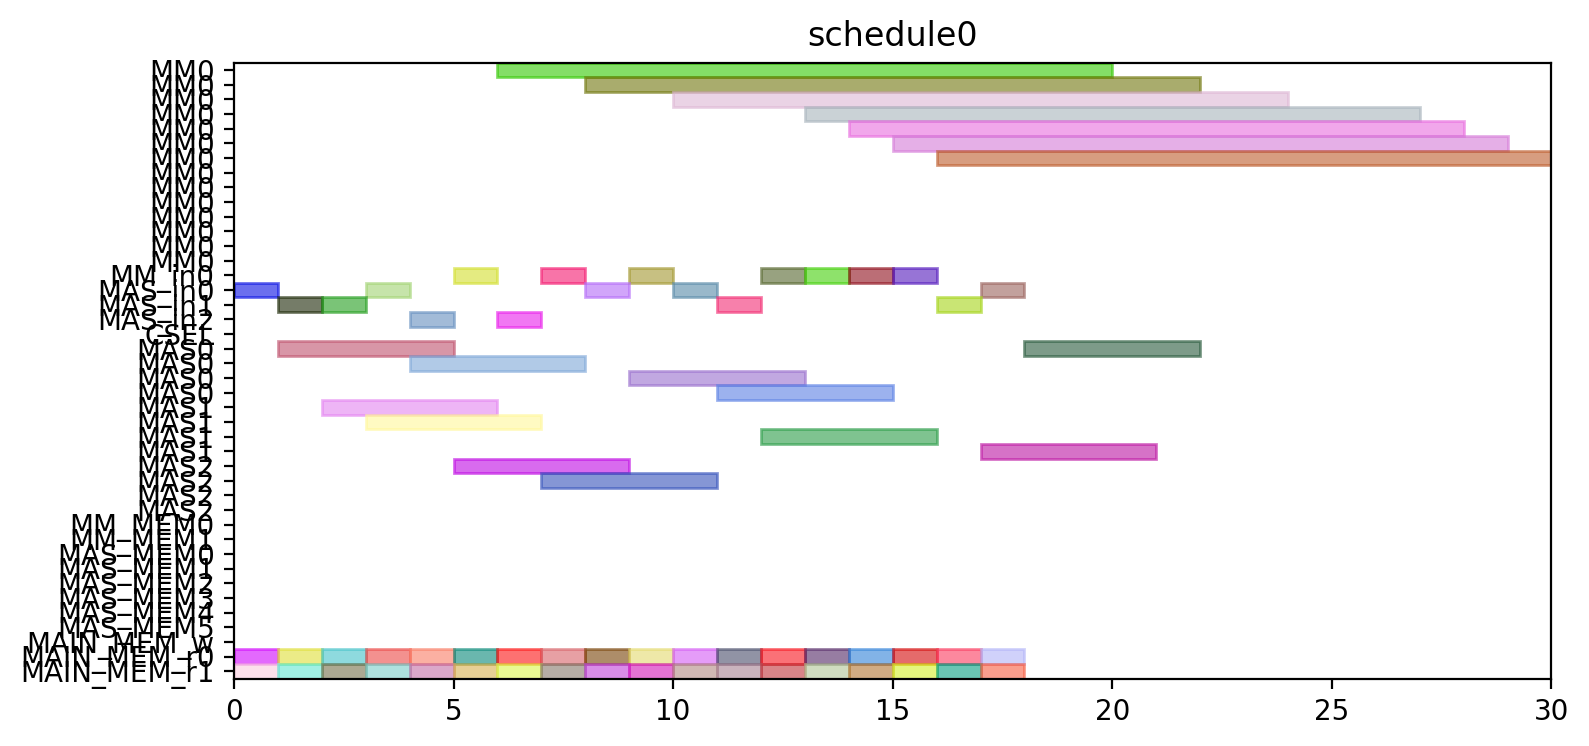

Write Python code to recreate this figure.
from pyschedule import Scenario, solvers, plotters, alt


def solve():
	horizon = 120
	S = Scenario("schedule0", horizon=horizon)

	# resource
	MM = S.Resources('MM', num=1, size=14)
	MM_in = S.Resources('MM_in', num=1)
	MAS_in = S.Resources('MAS_in', num=3)
	CSEL = S.Resource('CSEL')
	MAS = S.Resources('MAS', num=3, size=4, periods=range(1, horizon))
	MM_MEM = S.Resources('MM_MEM', num=2)
	MAS_MEM = S.Resources('MAS_MEM', num=6)
	MAIN_MEM_w = S.Resource('MAIN_MEM_w', size=1)
	MAIN_MEM_r = S.Resources('MAIN_MEM_r', num=2)

	# result of previous scheduling

	# new tasks
	t0_t0 = S.Task('t0_t0', length=4, delay_cost=1)
	t0_t0 += alt(MAS)
	t0_t0_in = S.Task('t0_t0_in', length=1, delay_cost=1)
	t0_t0_in += alt(MAS_in)
	S += t0_t0_in*MAS_in[0]<=t0_t0*MAS[0]

	S += t0_t0_in*MAS_in[1]<=t0_t0*MAS[1]

	S += t0_t0_in*MAS_in[2]<=t0_t0*MAS[2]

	t0_t0_mem0 = S.Task('t0_t0_mem0', length=1, delay_cost=1)
	t0_t0_mem0 += MAIN_MEM_r[0]
	S += t0_t0_mem0 <= t0_t0

	t0_t0_mem1 = S.Task('t0_t0_mem1', length=1, delay_cost=1)
	t0_t0_mem1 += MAIN_MEM_r[1]
	S += t0_t0_mem1 <= t0_t0

	t0_t1 = S.Task('t0_t1', length=4, delay_cost=1)
	t0_t1 += alt(MAS)
	t0_t1_in = S.Task('t0_t1_in', length=1, delay_cost=1)
	t0_t1_in += alt(MAS_in)
	S += t0_t1_in*MAS_in[0]<=t0_t1*MAS[0]

	S += t0_t1_in*MAS_in[1]<=t0_t1*MAS[1]

	S += t0_t1_in*MAS_in[2]<=t0_t1*MAS[2]

	t0_t1_mem0 = S.Task('t0_t1_mem0', length=1, delay_cost=1)
	t0_t1_mem0 += MAIN_MEM_r[0]
	S += t0_t1_mem0 <= t0_t1

	t0_t1_mem1 = S.Task('t0_t1_mem1', length=1, delay_cost=1)
	t0_t1_mem1 += MAIN_MEM_r[1]
	S += t0_t1_mem1 <= t0_t1

	t0_t3 = S.Task('t0_t3', length=14, delay_cost=1)
	t0_t3 += alt(MM)
	t0_t3_in = S.Task('t0_t3_in', length=1, delay_cost=1)
	t0_t3_in += alt(MM_in)
	S += t0_t3_in*MM_in[0]<=t0_t3*MM[0]
	t0_t3_mem0 = S.Task('t0_t3_mem0', length=1, delay_cost=1)
	t0_t3_mem0 += MAIN_MEM_r[0]
	S += t0_t3_mem0 <= t0_t3

	t0_t3_mem1 = S.Task('t0_t3_mem1', length=1, delay_cost=1)
	t0_t3_mem1 += MAIN_MEM_r[1]
	S += t0_t3_mem1 <= t0_t3

	t1_t0 = S.Task('t1_t0', length=4, delay_cost=1)
	t1_t0 += alt(MAS)
	t1_t0_in = S.Task('t1_t0_in', length=1, delay_cost=1)
	t1_t0_in += alt(MAS_in)
	S += t1_t0_in*MAS_in[0]<=t1_t0*MAS[0]

	S += t1_t0_in*MAS_in[1]<=t1_t0*MAS[1]

	S += t1_t0_in*MAS_in[2]<=t1_t0*MAS[2]

	t1_t0_mem0 = S.Task('t1_t0_mem0', length=1, delay_cost=1)
	t1_t0_mem0 += MAIN_MEM_r[0]
	S += t1_t0_mem0 <= t1_t0

	t1_t0_mem1 = S.Task('t1_t0_mem1', length=1, delay_cost=1)
	t1_t0_mem1 += MAIN_MEM_r[1]
	S += t1_t0_mem1 <= t1_t0

	t1_t1 = S.Task('t1_t1', length=4, delay_cost=1)
	t1_t1 += alt(MAS)
	t1_t1_in = S.Task('t1_t1_in', length=1, delay_cost=1)
	t1_t1_in += alt(MAS_in)
	S += t1_t1_in*MAS_in[0]<=t1_t1*MAS[0]

	S += t1_t1_in*MAS_in[1]<=t1_t1*MAS[1]

	S += t1_t1_in*MAS_in[2]<=t1_t1*MAS[2]

	t1_t1_mem0 = S.Task('t1_t1_mem0', length=1, delay_cost=1)
	t1_t1_mem0 += MAIN_MEM_r[0]
	S += t1_t1_mem0 <= t1_t1

	t1_t1_mem1 = S.Task('t1_t1_mem1', length=1, delay_cost=1)
	t1_t1_mem1 += MAIN_MEM_r[1]
	S += t1_t1_mem1 <= t1_t1

	t1_t3 = S.Task('t1_t3', length=14, delay_cost=1)
	t1_t3 += alt(MM)
	t1_t3_in = S.Task('t1_t3_in', length=1, delay_cost=1)
	t1_t3_in += alt(MM_in)
	S += t1_t3_in*MM_in[0]<=t1_t3*MM[0]
	t1_t3_mem0 = S.Task('t1_t3_mem0', length=1, delay_cost=1)
	t1_t3_mem0 += MAIN_MEM_r[0]
	S += t1_t3_mem0 <= t1_t3

	t1_t3_mem1 = S.Task('t1_t3_mem1', length=1, delay_cost=1)
	t1_t3_mem1 += MAIN_MEM_r[1]
	S += t1_t3_mem1 <= t1_t3

	t2_t2 = S.Task('t2_t2', length=4, delay_cost=1)
	t2_t2 += alt(MAS)
	t2_t2_in = S.Task('t2_t2_in', length=1, delay_cost=1)
	t2_t2_in += alt(MAS_in)
	S += t2_t2_in*MAS_in[0]<=t2_t2*MAS[0]

	S += t2_t2_in*MAS_in[1]<=t2_t2*MAS[1]

	S += t2_t2_in*MAS_in[2]<=t2_t2*MAS[2]

	t2_t2_mem0 = S.Task('t2_t2_mem0', length=1, delay_cost=1)
	t2_t2_mem0 += MAIN_MEM_r[0]
	S += t2_t2_mem0 <= t2_t2

	t2_t2_mem1 = S.Task('t2_t2_mem1', length=1, delay_cost=1)
	t2_t2_mem1 += MAIN_MEM_r[1]
	S += t2_t2_mem1 <= t2_t2

	t5_t0 = S.Task('t5_t0', length=14, delay_cost=1)
	t5_t0 += alt(MM)
	t5_t0_in = S.Task('t5_t0_in', length=1, delay_cost=1)
	t5_t0_in += alt(MM_in)
	S += t5_t0_in*MM_in[0]<=t5_t0*MM[0]
	t5_t0_mem0 = S.Task('t5_t0_mem0', length=1, delay_cost=1)
	t5_t0_mem0 += MAIN_MEM_r[0]
	S += t5_t0_mem0 <= t5_t0

	t5_t0_mem1 = S.Task('t5_t0_mem1', length=1, delay_cost=1)
	t5_t0_mem1 += MAIN_MEM_r[1]
	S += t5_t0_mem1 <= t5_t0

	t5_t1 = S.Task('t5_t1', length=14, delay_cost=1)
	t5_t1 += alt(MM)
	t5_t1_in = S.Task('t5_t1_in', length=1, delay_cost=1)
	t5_t1_in += alt(MM_in)
	S += t5_t1_in*MM_in[0]<=t5_t1*MM[0]
	t5_t1_mem0 = S.Task('t5_t1_mem0', length=1, delay_cost=1)
	t5_t1_mem0 += MAIN_MEM_r[0]
	S += t5_t1_mem0 <= t5_t1

	t5_t1_mem1 = S.Task('t5_t1_mem1', length=1, delay_cost=1)
	t5_t1_mem1 += MAIN_MEM_r[1]
	S += t5_t1_mem1 <= t5_t1

	t5_t2 = S.Task('t5_t2', length=4, delay_cost=1)
	t5_t2 += alt(MAS)
	t5_t2_in = S.Task('t5_t2_in', length=1, delay_cost=1)
	t5_t2_in += alt(MAS_in)
	S += t5_t2_in*MAS_in[0]<=t5_t2*MAS[0]

	S += t5_t2_in*MAS_in[1]<=t5_t2*MAS[1]

	S += t5_t2_in*MAS_in[2]<=t5_t2*MAS[2]

	t5_t2_mem0 = S.Task('t5_t2_mem0', length=1, delay_cost=1)
	t5_t2_mem0 += MAIN_MEM_r[0]
	S += t5_t2_mem0 <= t5_t2

	t5_t2_mem1 = S.Task('t5_t2_mem1', length=1, delay_cost=1)
	t5_t2_mem1 += MAIN_MEM_r[1]
	S += t5_t2_mem1 <= t5_t2

	t5_t3 = S.Task('t5_t3', length=4, delay_cost=1)
	t5_t3 += alt(MAS)
	t5_t3_in = S.Task('t5_t3_in', length=1, delay_cost=1)
	t5_t3_in += alt(MAS_in)
	S += t5_t3_in*MAS_in[0]<=t5_t3*MAS[0]

	S += t5_t3_in*MAS_in[1]<=t5_t3*MAS[1]

	S += t5_t3_in*MAS_in[2]<=t5_t3*MAS[2]

	t5_t3_mem0 = S.Task('t5_t3_mem0', length=1, delay_cost=1)
	t5_t3_mem0 += MAIN_MEM_r[0]
	S += t5_t3_mem0 <= t5_t3

	t5_t3_mem1 = S.Task('t5_t3_mem1', length=1, delay_cost=1)
	t5_t3_mem1 += MAIN_MEM_r[1]
	S += t5_t3_mem1 <= t5_t3

	t7_t0 = S.Task('t7_t0', length=4, delay_cost=1)
	t7_t0 += alt(MAS)
	t7_t0_in = S.Task('t7_t0_in', length=1, delay_cost=1)
	t7_t0_in += alt(MAS_in)
	S += t7_t0_in*MAS_in[0]<=t7_t0*MAS[0]

	S += t7_t0_in*MAS_in[1]<=t7_t0*MAS[1]

	S += t7_t0_in*MAS_in[2]<=t7_t0*MAS[2]

	t7_t0_mem0 = S.Task('t7_t0_mem0', length=1, delay_cost=1)
	t7_t0_mem0 += MAIN_MEM_r[0]
	S += t7_t0_mem0 <= t7_t0

	t7_t0_mem1 = S.Task('t7_t0_mem1', length=1, delay_cost=1)
	t7_t0_mem1 += MAIN_MEM_r[1]
	S += t7_t0_mem1 <= t7_t0

	t7_t1 = S.Task('t7_t1', length=4, delay_cost=1)
	t7_t1 += alt(MAS)
	t7_t1_in = S.Task('t7_t1_in', length=1, delay_cost=1)
	t7_t1_in += alt(MAS_in)
	S += t7_t1_in*MAS_in[0]<=t7_t1*MAS[0]

	S += t7_t1_in*MAS_in[1]<=t7_t1*MAS[1]

	S += t7_t1_in*MAS_in[2]<=t7_t1*MAS[2]

	t7_t1_mem0 = S.Task('t7_t1_mem0', length=1, delay_cost=1)
	t7_t1_mem0 += MAIN_MEM_r[0]
	S += t7_t1_mem0 <= t7_t1

	t7_t1_mem1 = S.Task('t7_t1_mem1', length=1, delay_cost=1)
	t7_t1_mem1 += MAIN_MEM_r[1]
	S += t7_t1_mem1 <= t7_t1

	t7_t3 = S.Task('t7_t3', length=14, delay_cost=1)
	t7_t3 += alt(MM)
	t7_t3_in = S.Task('t7_t3_in', length=1, delay_cost=1)
	t7_t3_in += alt(MM_in)
	S += t7_t3_in*MM_in[0]<=t7_t3*MM[0]
	t7_t3_mem0 = S.Task('t7_t3_mem0', length=1, delay_cost=1)
	t7_t3_mem0 += MAIN_MEM_r[0]
	S += t7_t3_mem0 <= t7_t3

	t7_t3_mem1 = S.Task('t7_t3_mem1', length=1, delay_cost=1)
	t7_t3_mem1 += MAIN_MEM_r[1]
	S += t7_t3_mem1 <= t7_t3

	t10_t0 = S.Task('t10_t0', length=14, delay_cost=1)
	t10_t0 += alt(MM)
	t10_t0_in = S.Task('t10_t0_in', length=1, delay_cost=1)
	t10_t0_in += alt(MM_in)
	S += t10_t0_in*MM_in[0]<=t10_t0*MM[0]
	t10_t0_mem0 = S.Task('t10_t0_mem0', length=1, delay_cost=1)
	t10_t0_mem0 += MAIN_MEM_r[0]
	S += t10_t0_mem0 <= t10_t0

	t10_t0_mem1 = S.Task('t10_t0_mem1', length=1, delay_cost=1)
	t10_t0_mem1 += MAIN_MEM_r[1]
	S += t10_t0_mem1 <= t10_t0

	t10_t1 = S.Task('t10_t1', length=14, delay_cost=1)
	t10_t1 += alt(MM)
	t10_t1_in = S.Task('t10_t1_in', length=1, delay_cost=1)
	t10_t1_in += alt(MM_in)
	S += t10_t1_in*MM_in[0]<=t10_t1*MM[0]
	t10_t1_mem0 = S.Task('t10_t1_mem0', length=1, delay_cost=1)
	t10_t1_mem0 += MAIN_MEM_r[0]
	S += t10_t1_mem0 <= t10_t1

	t10_t1_mem1 = S.Task('t10_t1_mem1', length=1, delay_cost=1)
	t10_t1_mem1 += MAIN_MEM_r[1]
	S += t10_t1_mem1 <= t10_t1

	t10_t2 = S.Task('t10_t2', length=4, delay_cost=1)
	t10_t2 += alt(MAS)
	t10_t2_in = S.Task('t10_t2_in', length=1, delay_cost=1)
	t10_t2_in += alt(MAS_in)
	S += t10_t2_in*MAS_in[0]<=t10_t2*MAS[0]

	S += t10_t2_in*MAS_in[1]<=t10_t2*MAS[1]

	S += t10_t2_in*MAS_in[2]<=t10_t2*MAS[2]

	t10_t2_mem0 = S.Task('t10_t2_mem0', length=1, delay_cost=1)
	t10_t2_mem0 += MAIN_MEM_r[0]
	S += t10_t2_mem0 <= t10_t2

	t10_t2_mem1 = S.Task('t10_t2_mem1', length=1, delay_cost=1)
	t10_t2_mem1 += MAIN_MEM_r[1]
	S += t10_t2_mem1 <= t10_t2

	t10_t3 = S.Task('t10_t3', length=4, delay_cost=1)
	t10_t3 += alt(MAS)
	t10_t3_in = S.Task('t10_t3_in', length=1, delay_cost=1)
	t10_t3_in += alt(MAS_in)
	S += t10_t3_in*MAS_in[0]<=t10_t3*MAS[0]

	S += t10_t3_in*MAS_in[1]<=t10_t3*MAS[1]

	S += t10_t3_in*MAS_in[2]<=t10_t3*MAS[2]

	t10_t3_mem0 = S.Task('t10_t3_mem0', length=1, delay_cost=1)
	t10_t3_mem0 += MAIN_MEM_r[0]
	S += t10_t3_mem0 <= t10_t3

	t10_t3_mem1 = S.Task('t10_t3_mem1', length=1, delay_cost=1)
	t10_t3_mem1 += MAIN_MEM_r[1]
	S += t10_t3_mem1 <= t10_t3

	solvers.mip.solve(S,msg=1,kind='CPLEX',ratio_gap=1.01)

	solution = [['hoge']*len(S.solution()[1]) for i in range(len(S.solution()))]
	for i in range(len(S.solution())):
		for j in range(len(S.solution()[i])):
			solution[i][j]=str(S.solution()[i][j])
	print(solution)

	cycles = int(solution[-1][3])

	pic_file_name = "/mnt/rose/usr1/fukuda/ABE/multiRAM_multiMAS_16mux/scheduling_result/stage14MM1_stage4MAS3/EP2_DBL_w_EVAL/schedule0.png"
	if(S.solution() != []):
		plotters.matplotlib.plot(S,img_filename=pic_file_name, show_task_labels=False, fig_size=(cycles*0.25+3, 4))

	return solution
